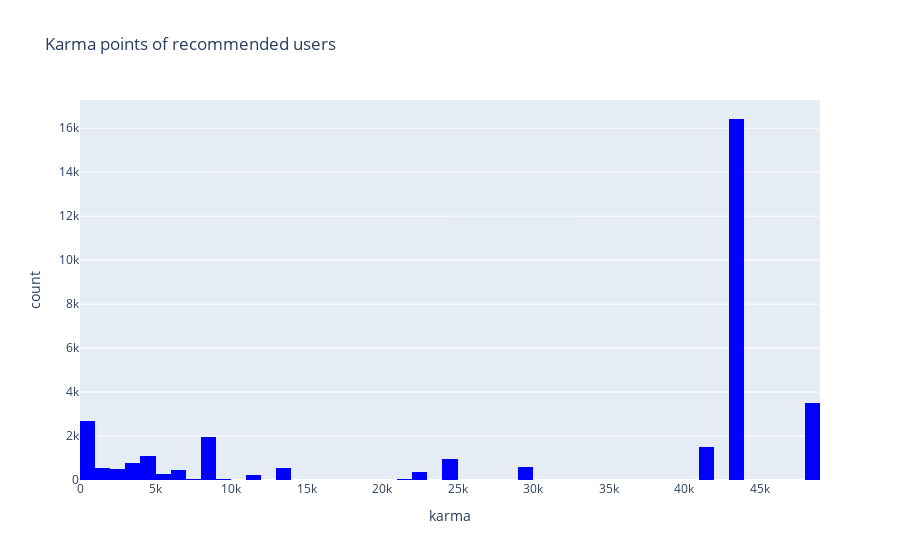

The cell this chart's notebook holds for it:
### Code cell
fig = px.histogram(df, x="karma",
                   title='Karma points of recommended users',
#                    opacity=0.8,
#                    log_y=True, # represent bars with log scale
                   color_discrete_sequence=['blue'], # color of histogram bars
#                    text_auto=True
#                    log_y=True
                   )
fig.show()

### Figure 1 — Plotly figure (JSON) as saved in the notebook; plotly's stock layout.template omitted (floating-point values rounded to 4 significant figures; data arrays with more than 128 entries replaced by an {"elided": "..."} marker saying what was removed)
{"data": [{"alignmentgroup": "True", "bingroup": "x", "hovertemplate": "karma=%{x}<br>count=%{y}<extra></extra>", "legendgroup": "", "marker": {"color": "blue", "pattern": {"shape": ""}}, "name": "", "offsetgroup": "", "orientation": "v", "showlegend": false, "type": "histogram", "x": {"elided": "32540 int values"}, "xaxis": "x", "yaxis": "y"}], "layout": {"barmode": "relative", "legend": {"tracegroupgap": 0}, "title": {"text": "Karma points of recommended users"}, "xaxis": {"anchor": "y", "domain": [0, 1], "title": {"text": "karma"}}, "yaxis": {"anchor": "x", "domain": [0, 1], "title": {"text": "count"}}}}
